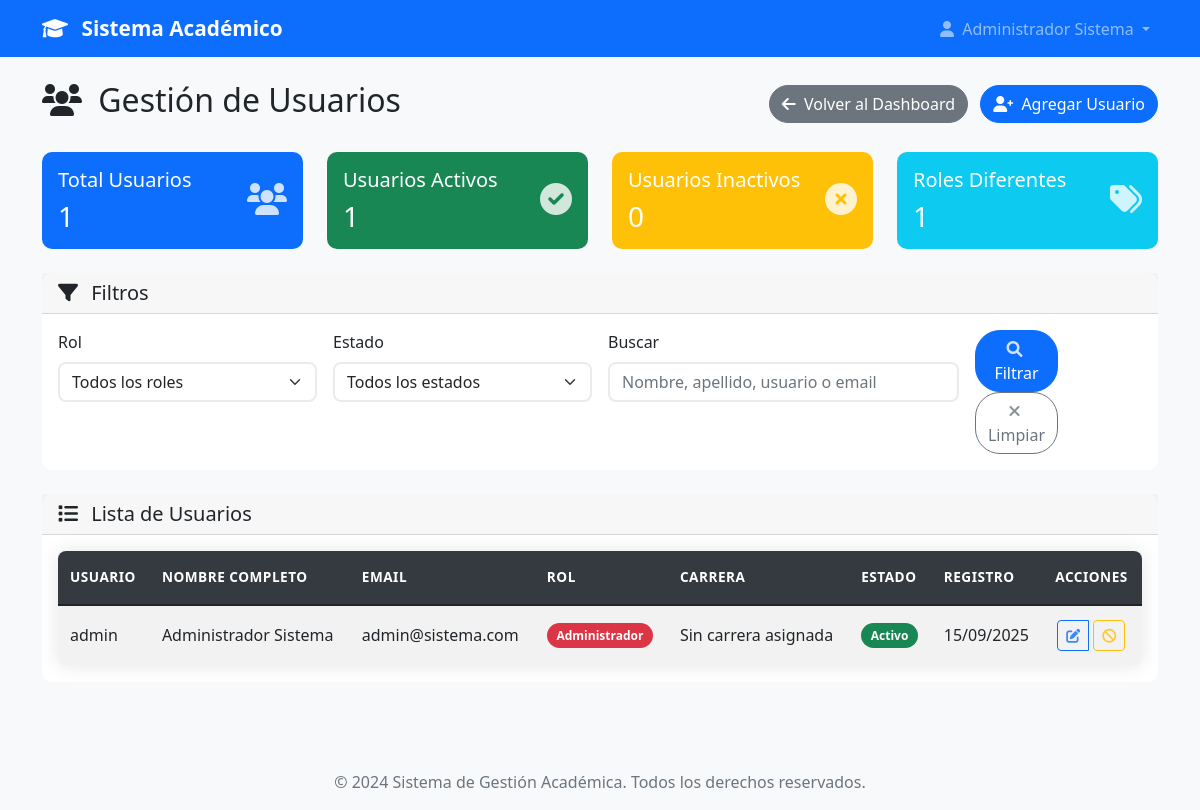
Before: /admin/usuarios (signed in) with the older database file.
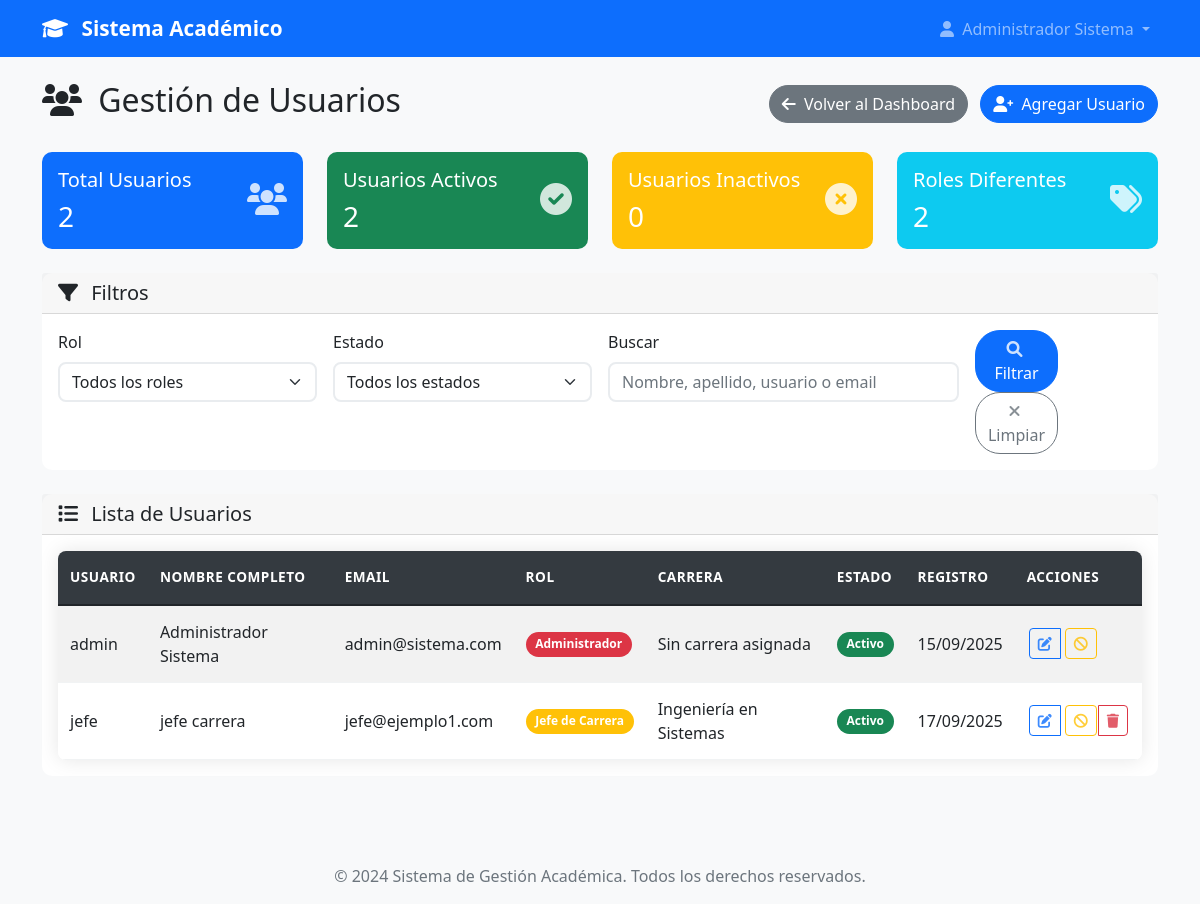
After: the same page with the newer database file.
### models.py (models this page shows, shortened)
class User(UserMixin, db.Model):
    id = db.Column(db.Integer, primary_key=True)
    username = db.Column(db.String(80), unique=True, nullable=False)
    email = db.Column(db.String(120), unique=True, nullable=False)
    password_hash = db.Column(db.String(120), nullable=False)
    nombre = db.Column(db.String(100), nullable=False)
    apellido = db.Column(db.String(100), nullable=False)
    telefono = db.Column(db.String(20))
    imagen_perfil = db.Column(db.String(200))  # Ruta de la imagen de perfil
    rol = db.Column(db.String(20), nullable=False)
    tipo_profesor = db.Column(db.String(20))
    carrera_id = db.Column(db.Integer, db.ForeignKey('carrera.id'), nullable=True)
    carrera = db.relationship('Carrera', foreign_keys=[carrera_id], backref=db.backref('usuarios', lazy=True))
    fecha_registro = db.Column(db.DateTime, default=datetime.utcnow)
    activo = db.Column(db.Boolean, default=True)
    def get_nombre_completo(self):
        return f"{self.nombre} {self.apellido}"
    def is_admin(self):
        return self.rol == 'admin'
    def get_rol_display(self):
        roles = {
            'admin': 'Administrador',
            'jefe_carrera': 'Jefe de Carrera',
            'profesor_completo': 'Profesor de Tiempo Completo',
            'profesor_asignatura': 'Profesor por Asignatura'
        }
        return roles.get(self.rol, self.rol)
    def get_carrera_nombre(self):
        return self.carrera.nombre if self.carrera else 'Sin carrera asignada'

class Carrera(db.Model):
    id = db.Column(db.Integer, primary_key=True)
    nombre = db.Column(db.String(150), nullable=False, unique=True)
    codigo = db.Column(db.String(10), nullable=False, unique=True)  # Ej: "ING-SIS", "MED", etc.
    descripcion = db.Column(db.Text)
    facultad = db.Column(db.String(100))
    activa = db.Column(db.Boolean, default=True)
    fecha_creacion = db.Column(db.DateTime, default=datetime.utcnow)
    creada_por = db.Column(db.Integer, db.ForeignKey('user.id'), nullable=False)
    creador = db.relationship('User', foreign_keys=[creada_por], backref=db.backref('carreras_creadas', lazy=True))

### app.py (the view, shortened to what this page needs)
@app.route('/admin/usuarios')
@login_required
def gestionar_usuarios():
    if not current_user.is_admin():
        flash('No tienes permisos para acceder a esta página.', 'error')
        return redirect(url_for('dashboard'))
    rol_filter = request.args.get('rol', '')
    activo_filter = request.args.get('activo', '')
    busqueda = request.args.get('busqueda', '')
    query = User.query
    if rol_filter:
        if rol_filter == 'profesor':
            query = query.filter(User.rol.in_(['profesor_completo', 'profesor_asignatura']))
        else:
            query = query.filter_by(rol=rol_filter)
    if activo_filter:
        if activo_filter == 'activos':
            query = query.filter_by(activo=True)
        elif activo_filter == 'inactivos':
            query = query.filter_by(activo=False)
    usuarios = query.order_by(User.nombre, User.apellido).all()
    total_usuarios = len(usuarios)
    usuarios_activos = sum(1 for u in usuarios if u.activo)
    usuarios_inactivos = total_usuarios - usuarios_activos
    roles_count = {}
    for usuario in usuarios:
        rol_display = usuario.get_rol_display()
        roles_count[rol_display] = roles_count.get(rol_display, 0) + 1
    return render_template('admin/usuarios.html',
                         usuarios=usuarios,
                         total_usuarios=total_usuarios,
                         usuarios_activos=usuarios_activos,
                         usuarios_inactivos=usuarios_inactivos,
                         roles_count=roles_count,
                         filtros_activos={
                             'rol': rol_filter,
                             'activo': activo_filter,
                             'busqueda': busqueda
                         })

### templates/admin/usuarios.html (shortened to what this page needs)
{% extends "base.html" %}
{% block content %}
<div class="row">
    <div class="col-12">
        <div class="d-flex justify-content-between align-items-center mb-4">
            <h2>
                <i class="fas fa-users me-2"></i>
                Gestión de Usuarios
            </h2>
            <div>
                <a href="{{ url_for('dashboard') }}" class="btn btn-secondary me-2">
                    <i class="fas fa-arrow-left me-1"></i>
                    Volver al Dashboard
                </a>
                <a href="{{ url_for('agregar_usuario') }}" class="btn btn-primary">
                    <i class="fas fa-user-plus me-1"></i>
                    Agregar Usuario
                </a>
            </div>
        </div>
    </div>
</div>
<div class="row mb-4">
    <div class="col-md-3">
        <div class="card bg-primary text-white">
            <div class="card-body">
                <div class="d-flex align-items-center">
                    <div class="flex-grow-1">
                        <h5 class="card-title">Total Usuarios</h5>
                        <h3 class="mb-0">{{ total_usuarios }}</h3>
                    </div>
                    <div class="flex-shrink-0">
                        <i class="fas fa-users fa-2x"></i>
                    </div>
                </div>
            </div>
        </div>
    </div>
    <div class="col-md-3">
        <div class="card bg-success text-white">
            <div class="card-body">
                <div class="d-flex align-items-center">
                    <div class="flex-grow-1">
                        <h5 class="card-title">Usuarios Activos</h5>
                        <h3 class="mb-0">{{ usuarios_activos }}</h3>
                    </div>
                    <div class="flex-shrink-0">
                        <i class="fas fa-check-circle fa-2x"></i>
                    </div>
                </div>
            </div>
        </div>
    </div>
    <div class="col-md-3">
        <div class="card bg-warning text-white">
            <div class="card-body">
                <div class="d-flex align-items-center">
                    <div class="flex-grow-1">
                        <h5 class="card-title">Usuarios Inactivos</h5>
                        <h3 class="mb-0">{{ usuarios_inactivos }}</h3>
                    </div>
                    <div class="flex-shrink-0">
                        <i class="fas fa-times-circle fa-2x"></i>
                    </div>
                </div>
            </div>
        </div>
    </div>
    <div class="col-md-3">
        <div class="card bg-info text-white">
            <div class="card-body">
                <div class="d-flex align-items-center">
                    <div class="flex-grow-1">
                        <h5 class="card-title">Roles Diferentes</h5>
                        <h3 class="mb-0">{{ roles_count|length }}</h3>
                    </div>
                    <div class="flex-shrink-0">
                        <i class="fas fa-tags fa-2x"></i>
                    </div>
                </div>
            </div>
        </div>
    </div>
</div>
<div class="row mb-4">
    <div class="col-12">
        <div class="card">
            <div class="card-header">
                <h5 class="mb-0">
                    <i class="fas fa-filter me-2"></i>
                    Filtros
                </h5>
            </div>
            <div class="card-body">
                <form method="GET" class="row g-3">
                    <div class="col-md-3">
                        <label for="rol" class="form-label">Rol</label>
                        <select class="form-select" id="rol" name="rol">
                            <option value="">Todos los roles</option>
                        </select>
                    </div>
                    <div class="col-md-3">
                        <label for="activo" class="form-label">Estado</label>
                        <select class="form-select" id="activo" name="activo">
                            <option value="">Todos los estados</option>
                        </select>
                    </div>
                    <div class="col-md-4">
                        <label for="busqueda" class="form-label">Buscar</label>
                        <input type="text" class="form-control" id="busqueda" name="busqueda"
                               placeholder="Nombre, apellido, usuario o email" value="{{ filtros_activos['busqueda'] or '' }}">
                    </div>
                    <div class="col-md-2 d-flex align-items-end">
                        <div class="w-100">
                            <button type="submit" class="btn btn-primary me-2 w-50">
                                <i class="fas fa-search me-1"></i>
                                Filtrar
                            </button>
                            <a href="{{ url_for('gestionar_usuarios') }}" class="btn btn-outline-secondary w-50">
                                <i class="fas fa-times me-1"></i>
                                Limpiar
                            </a>
                        </div>
                    </div>
                </form>
            </div>
        </div>
    </div>
</div>
<div class="row">
    <div class="col-12">
        <div class="card">
            <div class="card-header">
                <h5 class="mb-0">
                    <i class="fas fa-list me-2"></i>
                    Lista de Usuarios
                </h5>
            </div>
            <div class="card-body">
                {% if usuarios %}
                    <div class="table-responsive">
                        <table class="table table-striped table-hover">
                            <thead class="table-dark">
                                <tr>
                                    <th>Usuario</th>
                                    <th>Nombre Completo</th>
                                    <th>Email</th>
                                    <th>Rol</th>
                                    <th>Carrera</th>
                                    <th>Estado</th>
                                    <th>Registro</th>
                                    <th>Acciones</th>
                                </tr>
                            </thead>
                            <tbody>
                                {% for usuario in usuarios %}
                                <tr>
                                    <td>{{ usuario.username }}</td>
                                    <td>{{ usuario.get_nombre_completo() }}</td>
                                    <td>{{ usuario.email }}</td>
                                    <td>
                                        <span class="badge bg-{% if usuario.rol == 'admin' %}danger{% elif usuario.rol == 'jefe_carrera' %}warning{% else %}primary{% endif %}">
                                            {{ usuario.get_rol_display() }}
                                        </span>
                                    </td>
                                    <td>{{ usuario.get_carrera_nombre() }}</td>
                                    <td>
                                        {% if usuario.activo %}
                                            <span class="badge bg-success">Activo</span>
                                        {% else %}
                                            <span class="badge bg-danger">Inactivo</span>
                                        {% endif %}
                                    </td>
                                    <td>{{ usuario.fecha_registro.strftime('%d/%m/%Y') }}</td>
                                    <td>
                                        <div class="btn-group" role="group">
                                            <a href="{{ url_for('editar_usuario', id=usuario.id) }}" class="btn btn-sm btn-outline-primary" title="Editar">
                                                <i class="fas fa-edit"></i>
                                            </a>
                                            {% if usuario.activo %}
                                                <form method="POST" action="{{ url_for('desactivar_usuario', id=usuario.id) }}" style="display: inline;">
                                                    <button type="submit" class="btn btn-sm btn-outline-warning" title="Desactivar"
                                                            onclick="return confirm('¿Estás seguro de desactivar este usuario?')">
                                                        <i class="fas fa-ban"></i>
                                                    </button>
                                                </form>
                                            {% endif %}
                                            {% if usuario.id != current_user.id %}
                                                <a href="{{ url_for('eliminar_usuario', id=usuario.id) }}" class="btn btn-sm btn-outline-danger" title="Eliminar">
                                                    <i class="fas fa-trash"></i>
                                                </a>
                                            {% endif %}
                                        </div>
                                    </td>
                                </tr>
                                {% endfor %}
                            </tbody>
                        </table>
                    </div>
                {% endif %}
            </div>
        </div>
    </div>
</div>
{% endblock %}

### templates/base.html (shortened to what this page needs)
<!DOCTYPE html>
<html lang="es">
<head>
    <link href="https://cdn.jsdelivr.net/npm/bootstrap@5.1.3/dist/css/bootstrap.min.css" rel="stylesheet">
    <link rel="stylesheet" href="https://cdnjs.cloudflare.com/ajax/libs/font-awesome/6.0.0/css/all.min.css">
    <link rel="stylesheet" href="{{ url_for('static', filename='css/style.css') }}">
</head>
<body>
    <nav class="navbar navbar-expand-lg navbar-dark bg-primary">
        <div class="container">
            <a class="navbar-brand" href="{{ url_for('index') }}">
                <i class="fas fa-graduation-cap me-2"></i>
                Sistema Académico
            </a>
            <div class="collapse navbar-collapse" id="navbarNav">
                <ul class="navbar-nav ms-auto">
                    {% if current_user.is_authenticated %}
                        <li class="nav-item dropdown">
                            <a class="nav-link dropdown-toggle" href="#" id="navbarDropdown" role="button" data-bs-toggle="dropdown">
                                <i class="fas fa-user me-1"></i>
                                {{ current_user.get_nombre_completo() }}
                            </a>
                        </li>
                    {% endif %}
                </ul>
            </div>
        </div>
    </nav>
    <main class="py-4">
        <div class="container">
            {% block content %}{% endblock %}
        </div>
    </main>
    <footer class="bg-light text-center py-3 mt-5">
        <div class="container">
            <p class="text-muted mb-0">&copy; 2024 Sistema de Gestión Académica. Todos los derechos reservados.</p>
        </div>
    </footer>
</body>
</html>

Changed rows visible on the page:
added User: username "jefe", get_nombre_completo "jefe carrera", email "jefe@ejemplo1.com", rol "Jefe de Carrera", get_carrera_nombre "Ingeniería en Sistemas", activo "Activo", fecha_registro "17/09/2025"
Other visible differences:
{{ total_usuarios }}: "1" → "2"
{{ usuarios_activos }}: "1" → "2"
{{ roles_count|length }}: "1" → "2"
